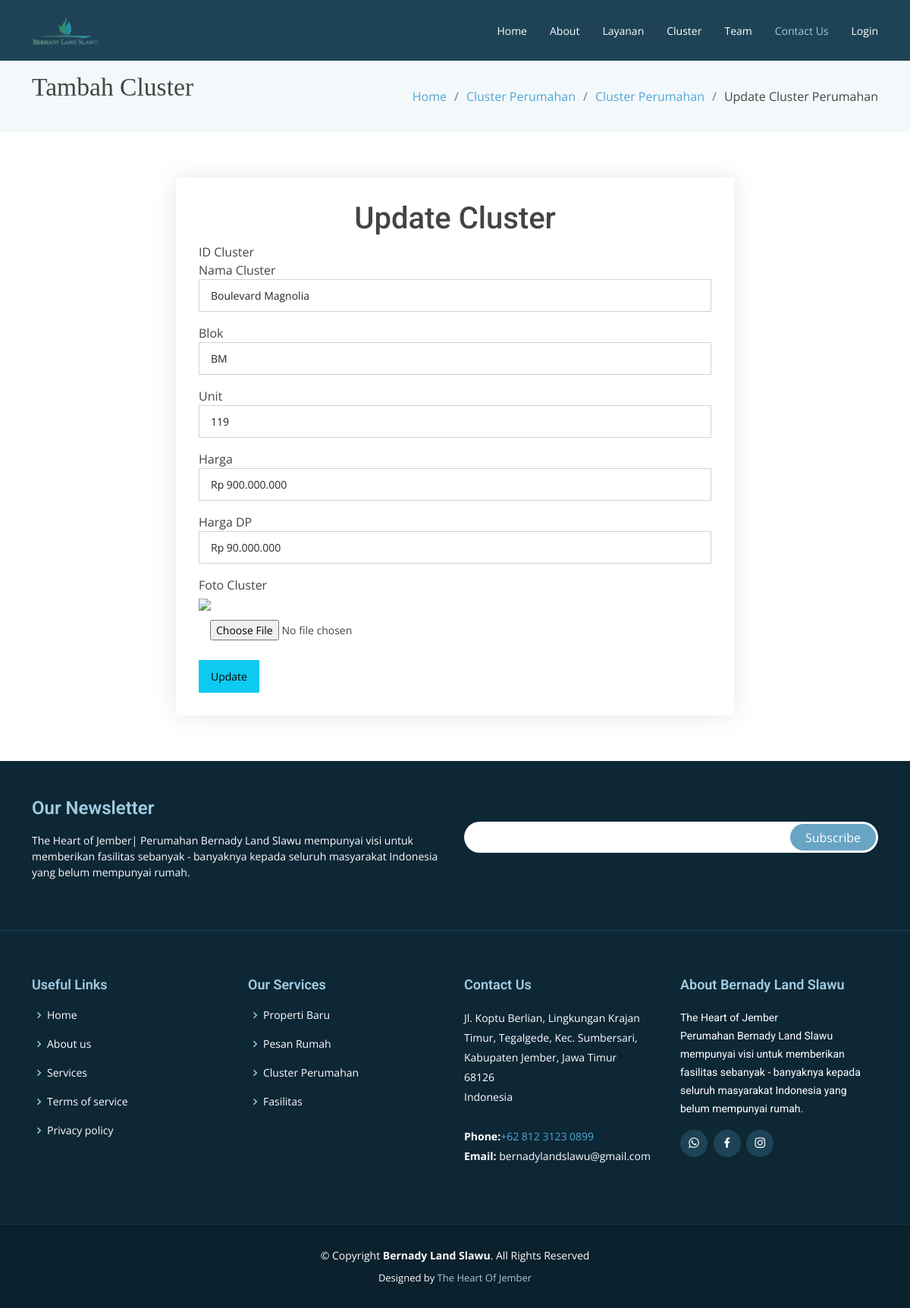
The page /form-edit-cluster.php?id=33 on the database its author committed.
### tables this page shows
CREATE TABLE `cluster` (
  `id_cluster` int(11) NOT NULL,
  `foto_cluster` varchar(100) NOT NULL,
  `nama_cluster` varchar(100) NOT NULL,
  `blok` varchar(100) NOT NULL,
  `jumlah_unit` int(100) NOT NULL,
  `harga` varchar(100) NOT NULL,
  `harga_dp` varchar(100) NOT NULL,
  `filter` varchar(11) NOT NULL,
  `jenis_cluster` varchar(50) NOT NULL
);

### form-edit-cluster.php (the view, shortened to what this page needs)
<?php
require ('koneksi.php');
$clusterId = $_GET['id'];
$query = "SELECT * FROM cluster WHERE id_cluster='$clusterId'";
$result = mysqli_query($koneksi, $query);
while ($row =mysqli_fetch_array($result)){
  $nama_cluster = $row['nama_cluster'];
  $blok = $row['blok'];
  $jumlah_unit = $row['jumlah_unit'];
  $harga = $row['harga'];
  $hargaDp= $row['harga_dp'];
}
?>
<!DOCTYPE html>
<html lang="en">
<head>
  <link href="vendor/animate.css/animate.min.css" rel="stylesheet">
  <link href="vendor/aos/aos.css" rel="stylesheet">
  <link href="vendor/bootstrap/css/bootstrap.min.css" rel="stylesheet">
  <link href="vendor/bootstrap-icons/bootstrap-icons.css" rel="stylesheet">
  <link href="vendor/boxicons/css/boxicons.min.css" rel="stylesheet">
  <link href="vendor/glightbox/css/glightbox.min.css" rel="stylesheet">
  <link href="vendor/swiper/swiper-bundle.min.css" rel="stylesheet">
  <link href="css/style.css" rel="stylesheet">
</head>
<body>
  <header id="header" class="fixed-top d-flex align-items-center ">
    <div class="container d-flex justify-content-between align-items-center">
      <div class="logo">
        <a href="index-admin.php"><img src="img/logo-bernady.png" alt="" class="img-fluid"></a>
      </div>
      <nav id="navbar" class="navbar">
        <ul>
          <li><a class="" href="index-admin.php">Home</a></li>
          <li><a href="about-admin.php">About</a></li>
          <li><a href="services-admin.php">Layanan</a></li>
          <li><a href="portfolio-admin.php">Cluster</a></li>
          <li><a href="team-admin.php">Team</a></li>
          <li><a class="active" href="contact-admin.php">Contact Us</a></li>
          <?php
          if($userName = $_SESSION['name']){
            echo "
            <div class='dropdown' style='margin-right:50px;'><a href='#'> $userName </a>
            <ul>
              <li> <a href='profile-user.php'>Profil</a></li>
                <li> <a href='list-pemesanan-admin.php'>Pemesanan Rumah</a></li>
                <li> <a href='pembayaran-user.php'>Pembayaran</a></li>
              <li><a href='logout.php'>Logout</a></li>
            </ul>
          </div>
            ";
          }else{
            echo "
            <li><a href='login.php'>Login</a></li>
            ";
          }
          ?>
        </ul>
      </nav>
    </div>
  </header>
  <main id="main">
    <section class="breadcrumbs">
      <div class="container">
        <div class='d-flex justify-content-between align-items-center'>
          <h2><blockquote>Tambah Cluster</blockquote></h2>
          <ol>
            <li><a href="index-admin.php">Home</a></li>
            <li><a href="portfolio-admin.php">Cluster Perumahan</a></li>
			<li><a href="cluster.php">Cluster Perumahan</a></li>
            <li>Update Cluster Perumahan</li>
          </ol>
        </div>
      </div>
    </section>
    <section class="contact" data-aos="fade-up" data-aos-easing="ease-in-out" data-aos-duration="500">
      <div class="container">
        <div class="row">
          <div class="col-lg-8 m-auto">
            <form class="php-email-form" action="form-edit-cluster.php" method="POST" enctype="multipart/form-data">
              <div class="row">
                <h1 class="text-center"><span>Update Cluster</span></h1>
                <div>
          <label>ID Cluster</label>
        </div>
                <div class="row-md-6 form-group mb-3">
				<label>Nama Cluster</label>
                  <input class="form-control" type="text" name="txt_namacluster" value="<?php echo $nama_cluster; ?>" autofocus=""/>
                </div>
                <div class="row-md-6 form-group mb-3">
				<label>Blok</label>
         <input class="form-control" type="text" name="txt_blok" value="<?php echo $blok; ?>" />
                </div>
                <div class="row-md-6 form-group mb-3">
                  <label>Unit</label>
         <input class="form-control" type="text" name="jumlah_unit" value="<?php echo $jumlah_unit; ?>" />
                </div>
                <div class="row-md-6 form-group mt-3 mt-md-0 mb-3">
                  <label>Harga</label>
         <input class="form-control" type="text" name="harga" value="<?php echo $harga; ?>"/>
                </div>
                <div class="row-md-6 form-group mt-3 mt-md-0 mb-3">
                  <label>Harga DP</label>
         <input class="form-control" type="text" name="harga_dp" value="<?php echo $hargaDp; ?>" />
                </div>
                </div>
                <div class="row-md-6 form-group mt-3 mt-md-0 mb-3">
                  <label>Foto Cluster</label>
		  <div class = "image-wrapper">
	  <img src="img/images_cluster/<?php echo $row['foto_cluster']?>">
	  </div>
         <input type="file" name="txt_fotocluster" value="" />
                </div>
                <div class="group">
                        <input type="submit" name="update" class="btn btn-info btn-md" value="Update">
                    </div>
              </div>
          </div>
      </div>
    </section>
  </main>
  <footer id="footer" data-aos="fade-up" data-aos-easing="ease-in-out" data-aos-duration="500">
    <div class="footer-newsletter">
      <div class="container">
        <div class="row">
          <div class="col-lg-6">
            <h4>Our Newsletter</h4>
            <p>The Heart of Jember| Perumahan Bernady Land Slawu mempunyai visi untuk memberikan fasilitas sebanyak - banyaknya kepada seluruh masyarakat Indonesia yang belum mempunyai rumah.</p>
          </div>
          <div class="col-lg-6">
            <form action="" method="post">
              <input type="email" name="email"><input type="submit" value="Subscribe">
            </form>
          </div>
        </div>
      </div>
    </div>
    <div class="footer-top">
      <div class="container">
        <div class="row">
          <div class="col-lg-3 col-md-6 footer-links">
            <h4>Useful Links</h4>
            <ul>
              <li><i class="bx bx-chevron-right"></i> <a href="index-admin.php">Home</a></li>
              <li><i class="bx bx-chevron-right"></i> <a href="about-admin.php">About us</a></li>
              <li><i class="bx bx-chevron-right"></i> <a href="services-admin.php">Services</a></li>
              <li><i class="bx bx-chevron-right"></i> <a href="#">Terms of service</a></li>
              <li><i class="bx bx-chevron-right"></i> <a href="#">Privacy policy</a></li>
            </ul>
          </div>
          <div class="col-lg-3 col-md-6 footer-links">
            <h4>Our Services</h4>
            <ul>
              <li><i class="bx bx-chevron-right"></i> <a href="services-admin.php">Properti Baru</a></li>
              <li><i class="bx bx-chevron-right"></i> <a href="pemesanan-admin.php">Pesan Rumah</a></li>
              <li><i class="bx bx-chevron-right"></i> <a href="portfolio-admin.php">Cluster Perumahan</a></li>
              <li><i class="bx bx-chevron-right"></i> <a href="services-admin.php">Fasilitas</a></li>
            </ul>
          </div>
          <div class="col-lg-3 col-md-6 footer-contact">
            <h4>Contact Us</h4>
            <p>
              Jl. Koptu Berlian, Lingkungan Krajan Timur, Tegalgede, Kec. Sumbersari, Kabupaten Jember, Jawa Timur <br>
              68126<br>
              Indonesia <br><br>
              <strong>Phone:</strong><a href="https://wa.me/+6281231230899">+62 812 3123 0899</a><br>
              <strong>Email:</strong> bernadylandslawu@gmail.com<br>
            </p>
          </div>
          <div class="col-lg-3 col-md-6 footer-info">
            <h3>About Bernady Land Slawu</h3>
            <p>The Heart of Jember</p>
            <p>Perumahan Bernady Land Slawu mempunyai visi untuk memberikan fasilitas sebanyak - banyaknya kepada seluruh masyarakat Indonesia yang belum mempunyai rumah.</p>
            <div class="social-links mt-3">
              <a href="https://wa.me/6281231230899" class="whatsapp"><i class="bx bxl-whatsapp"></i></a>
              <a href="https://m.facebook.com/people/Bernady-Land-Slawu/100067127194394/" class="facebook"><i class="bx bxl-facebook"></i></a>
              <a href="https://instagram.com/bernadylandslawu?igshid=YTY2NzY3YTc=" class="instagram"><i class="bx bxl-instagram"></i></a>
            </div>
          </div>
        </div>
      </div>
    </div>
    <div class="container">
      <div class="copyright">
        &copy; Copyright <strong><span>Bernady Land Slawu</span></strong>. All Rights Reserved
      </div>
      <div class="credits">
        Designed by <a href="https://bootstrapmade.com/">The Heart Of Jember</a>
      </div>
    </div>
  </footer>
</body>
</html>

### css/style.css (style rules this page uses)
body { font-family: "Open Sans", sans-serif; color: #444; }
a { color: #4fa6d5; text-decoration: none; }
h1, h2, h3, h4, h5, h6, .font-primary { font-family: "Roboto", sans-serif; }
#header { height: 80px; transition: all 0.5s; z-index: 997; transition: all 0.5s; background: #1e4356; }
#header .logo img { padding: 0; margin: 0; max-height: 40px; }
#main { margin-top: 80px; }
.navbar { padding: 0; }
.navbar ul { margin: 0; padding: 0; display: flex; list-style: none; align-items: center; }
.navbar li { position: relative; }
.navbar a, .navbar a:focus { display: flex; align-items: center; justify-content: space-between; padding: 10px 0 10px 30px; font-family: "Open Sans", sans-serif; font-size: 14px; color: #fff; white-space: nowrap; transition: 0.3s; }
.navbar a:hover, .navbar .active, .navbar .active:focus, .navbar li:hover>a { color: #a2cce3; }
section { padding: 60px 0; }
.breadcrumbs { padding: 15px 0; background-color: #f3f8fa; min-height: 40px; }
.breadcrumbs h2 { font-size: 28px; font-weight: 300; }
.breadcrumbs ol { display: flex; flex-wrap: wrap; list-style: none; padding: 0; margin: 0; }
.breadcrumbs ol li+li { padding-left: 10px; }
.breadcrumbs ol li+li::before { display: inline-block; padding-right: 10px; color: #6c757d; content: "/"; }
.contact { padding-bottom: 30px; }
.contact .php-email-form { box-shadow: 0 0 30px rgba(214, 215, 216, 0.6); padding: 30px; margin-bottom: 30px; }
.contact .php-email-form input, .contact .php-email-form textarea { border-radius: 0; box-shadow: none; font-size: 14px; }
.contact .php-email-form input { padding: 10px 15px; }
#footer { background: #0b212d; padding: 0 0 30px 0; color: #fff; font-size: 14px; }
#footer .footer-newsletter { padding: 50px 0; background: #0d2735; }
#footer .footer-newsletter h4 { font-size: 24px; margin: 0 0 20px 0; padding: 0; line-height: 1; font-weight: 600; color: #a2cce3; }
#footer .footer-newsletter form { margin-top: 30px; background: #fff; padding: 6px 10px; position: relative; border-radius: 50px; }
#footer .footer-newsletter form input[type=email] { border: 0; padding: 4px; width: calc(100% - 100px); }
#footer .footer-newsletter form input[type=submit] { position: absolute; top: 0; right: 0; bottom: 0; border: 0; background: none; font-size: 16px; padding: 0 20px; margin: 3px; background: #68A4C4; color: #fff; transition: 0.3s; border-radius: 50px; }
#footer .footer-top { background: #0d2735; border-top: 1px solid #17455e; border-bottom: 1px solid #123649; padding: 60px 0 30px 0; }
#footer .footer-top .footer-info { margin-bottom: 30px; }
#footer .footer-top .footer-info h3 { font-size: 18px; margin: 0 0 20px 0; padding: 2px 0 2px 0; line-height: 1; color: #a2cce3; font-weight: 600; }
#footer .footer-top .footer-info p { font-size: 14px; line-height: 24px; margin-bottom: 0; font-family: "Roboto", sans-serif; color: #fff; }
#footer .footer-top .social-links a { font-size: 18px; display: inline-block; background: #1e4356; color: #fff; line-height: 1; padding: 8px 0; margin-right: 4px; border-radius: 50%; text-align: center; width: 36px; height: 36px; transition: 0.3s; }
#footer .footer-top h4 { font-size: 18px; font-weight: 600; color: #a2cce3; position: relative; padding-bottom: 12px; }
#footer .footer-top .footer-links { margin-bottom: 30px; }
#footer .footer-top .footer-links ul { list-style: none; padding: 0; margin: 0; }
#footer .footer-top .footer-links ul i { padding-right: 2px; color: #a2cce3; font-size: 18px; line-height: 1; }
#footer .footer-top .footer-links ul li { padding: 10px 0; display: flex; align-items: center; }
#footer .footer-top .footer-links ul li:first-child { padding-top: 0; }
#footer .footer-top .footer-links ul a { color: #fff; transition: 0.3s; display: inline-block; line-height: 1; }
#footer .footer-top .footer-contact { margin-bottom: 30px; }
#footer .footer-top .footer-contact p { line-height: 26px; }
#footer .copyright { text-align: center; padding-top: 30px; }
#footer .credits { padding-top: 10px; text-align: center; font-size: 13px; color: #fff; }
#footer .credits a { color: #a2cce3; }
body { margin: 0; padding: 0; background-color: #ffffff; }

### form-edit-cluster.php (style rules this page uses)
blockquote { font-family: 'Times New Roman', Times, serif; font-size: larger; }

### rows shown on the page
cluster: txt_namacluster "Boulevard Magnolia", txt_blok "BM", jumlah_unit "119", harga "Rp 900.000.000", harga_dp "Rp 90.000.000"
